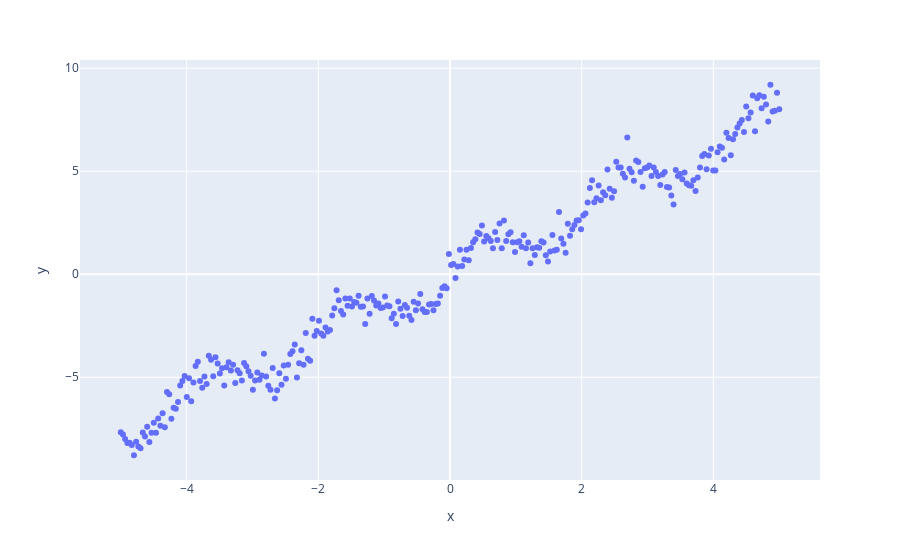

Notebook source saved alongside this figure:
### Markdown cell above
If we plot this data, we see that there is a clear sinusoidal relationship between x and y.

### Code cell
import plotly.express as px
px.scatter(df, x = "x", y = "y")

### Figure 1 — Plotly figure (JSON) as saved in the notebook; plotly's stock layout.template omitted (floating-point values rounded to 4 significant figures; data arrays with more than 128 entries replaced by an {"elided": "..."} marker saying what was removed)
{"data": [{"hovertemplate": "x=%{x}<br>y=%{y}<extra></extra>", "legendgroup": "", "marker": {"color": "#636efa", "symbol": "circle"}, "mode": "markers", "name": "", "orientation": "v", "showlegend": false, "type": "scatter", "x": {"elided": "300 float values"}, "xaxis": "x", "y": {"elided": "300 float values"}, "yaxis": "y"}], "layout": {"legend": {"tracegroupgap": 0}, "margin": {"t": 60}, "xaxis": {"anchor": "y", "domain": [0, 1], "title": {"text": "x"}}, "yaxis": {"anchor": "x", "domain": [0, 1], "title": {"text": "y"}}}}
